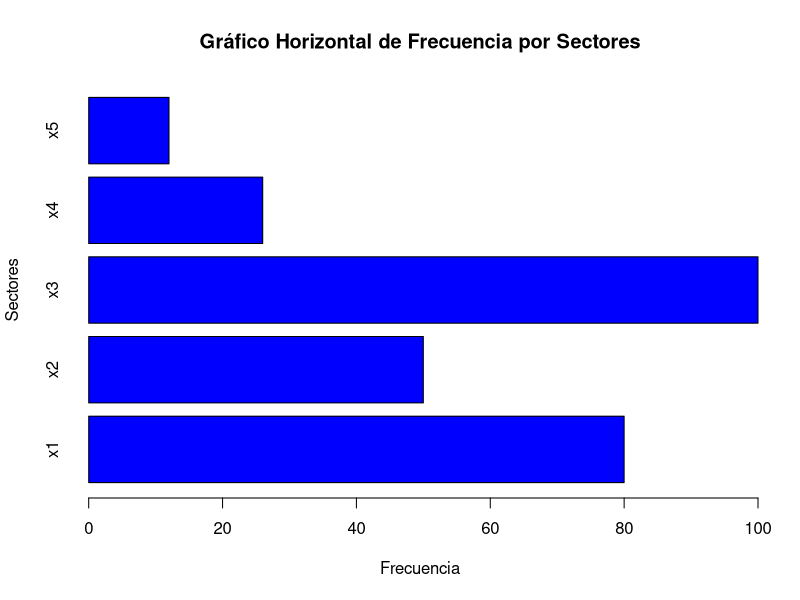

Generate this figure with R:
# Datos
frecuencia <- c(80, 50, 100, 26, 12)
sectores <- c("x1", "x2", "x3", "x4", "x5")

# Crear el gráfico horizontal
barplot(frecuencia, names.arg = sectores, horiz = TRUE, col = "blue",
        main = "Gráfico Horizontal de Frecuencia por Sectores",
        xlab = "Frecuencia", ylab = "Sectores")